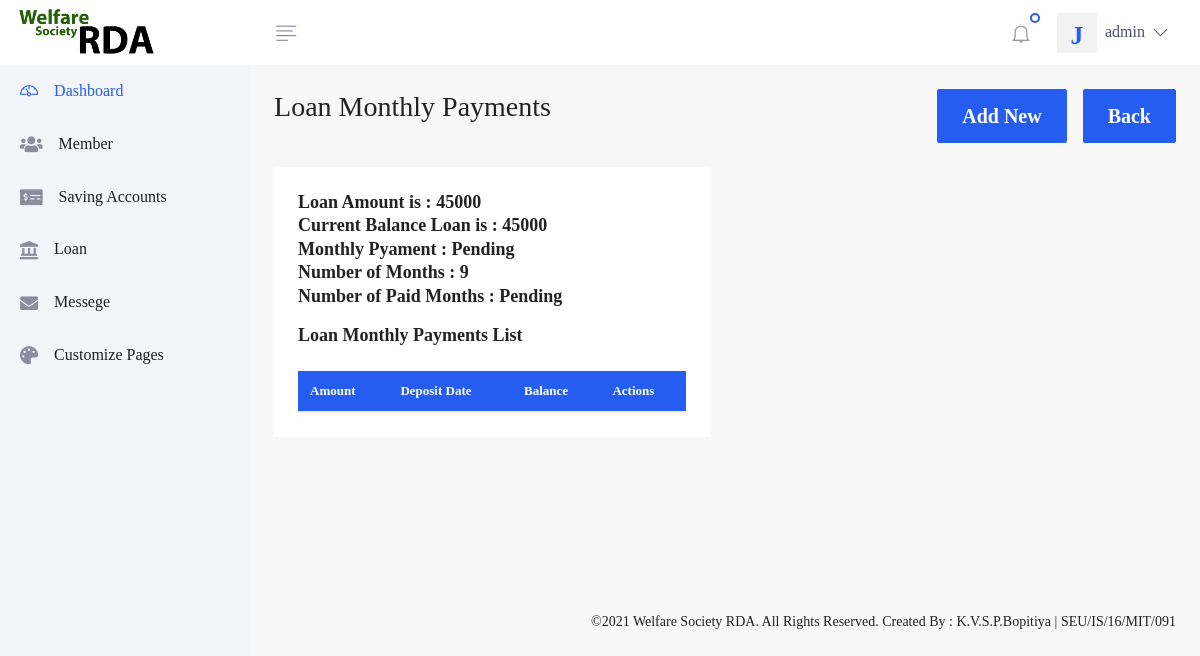
Screenshot of /admin/payments_details.php?loan_id=11 (signed in) with the database file from the repository.
### tables this page shows
CREATE TABLE `loan` (
  `loan_id` int(11) NOT NULL,
  `member_id` int(255) NOT NULL,
  `loan_amount` int(255) NOT NULL,
  `number_of_months` int(255) NOT NULL,
  `signature_image` varchar(255) NOT NULL,
  `status` varchar(255) NOT NULL,
  `trndate` datetime NOT NULL,
  `document` varchar(255) NOT NULL,
  `paysheet` varchar(255) NOT NULL,
  `current_balance` int(255) NOT NULL,
  `monthly_amount` varchar(255) NOT NULL,
  `number_of_paid` varchar(255) NOT NULL
);

### admin/payments_details.php (the view, shortened to what this page needs)
<?php require_once "head.php"; ?>
<link rel="stylesheet" type="text/css" href="csss/style.css">
<main class="main">
    <aside id="sidebar" class="js-custom-scroll side-nav">
        <ul id="sideNav" class="side-nav-menu side-nav-menu-top-level mb-0">
            <li class="side-nav-menu-item active">
                <a class="side-nav-menu-link media align-items-center" href="index.php">
              <span class="side-nav-menu-icon d-flex mr-3">
                <i class="gd-dashboard"></i>
              </span>
                    <span class="side-nav-fadeout-on-closed media-body">Dashboard</span>
                </a>
            </li>
            <li class="side-nav-menu-item">
                <a class="side-nav-menu-link media align-items-center" href="member.php">
              <span class="side-nav-menu-icon d-flex mr-3">
                <i class="fas fa-users"></i>
              </span>
                    <span class="side-nav-fadeout-on-closed media-body">Member</span>
                </a>
            </li>
            <li class="side-nav-menu-item">
                <a class="side-nav-menu-link media align-items-center" href="saving.php">
              <span class="side-nav-menu-icon d-flex mr-3">
                <i class="fas fa-money-check-alt"></i>
              </span>
                    <span class="side-nav-fadeout-on-closed media-body">Saving Accounts</span>
                </a>
            </li>
            <li class="side-nav-menu-item">
                <a class="side-nav-menu-link media align-items-center" href="loan.php">
              <span class="side-nav-menu-icon d-flex mr-3">
               <i class="fas fa-landmark"></i>
              </span>
                    <span class="side-nav-fadeout-on-closed media-body">Loan</span>
                </a>
            </li>
            <li class="side-nav-menu-item">
                <a class="side-nav-menu-link media align-items-center" href="messege.php">
              <span class="side-nav-menu-icon d-flex mr-3">
               <i class="fas fa-envelope"></i>
              </span>
                    <span class="side-nav-fadeout-on-closed media-body">Messege</span>
                </a>
            </li>
            <li class="side-nav-menu-item">
                <a class="side-nav-menu-link media align-items-center" href="custom.php">
              <span class="side-nav-menu-icon d-flex mr-3">
               <i class="fas fa-palette"></i>
              </span>
                    <span class="side-nav-fadeout-on-closed media-body">Customize Pages</span>
                </a>
            </li>
        </ul>
    </aside>
    <div class="content">
        <div class="py-4 px-3 px-md-4">
            <div class="mb-3 mb-md-4 d-flex justify-content-between">
                <div class="h3 mb-0">Loan Monthly Payments</div>
                <div class="h3 mb-0"><button class="btn btn-lg btn-primary" type="button" data-toggle="modal" data-target="#exampleModal" >Add New</button><button class="btn btn-lg btn-primary ml-3" type="button" onclick="window.location.href='loan.php'">Back</button></div>
            </div>
            <div class="row">
                <div class="col-6">
                    <div class="card mb-3 mb-md-4">
                        <div class="card-header">
                            <?php
                            $loan_id = $_REQUEST['loan_id'];
                            $viewquery = " SELECT * FROM loan where loan_id  = '$loan_id' ";
                            $viewresult = mysqli_query($con,$viewquery);
                            $row = mysqli_fetch_assoc($viewresult);
                            ?>
                            <h5 class="font-weight-semi-bold mb-0">Loan Amount is : <?php echo $row['loan_amount']; ?></h5>
                            <h5 class="font-weight-semi-bold mb-0">Current Balance Loan is : <?php echo $row['current_balance']; ?></h5>
                            <h5 class="font-weight-semi-bold mb-0">Monthly Pyament : <?php echo $row['monthly_amount']; ?></h5>
                            <h5 class="font-weight-semi-bold mb-0">Number of Months : <?php echo $row['number_of_months']; ?></h5>
                            <h5 class="font-weight-semi-bold mb-0">Number of Paid Months : <?php echo $row['number_of_paid']; ?></h5>
                            <h5 class="font-weight-semi-bold mb-0 mt-3">Loan Monthly Payments List</h5>
                        </div>
                        <div class="card-body pt-0">
                            <div class="table-responsive-xl">
                                <table class="table text-nowrap mb-0">
                                    <thead class="bg-primary text-white">
                                    <tr>
                                        <th class="font-weight-semi-bold border-top-0 py-2">Amount</th>
                                        <th class="font-weight-semi-bold border-top-0 py-2">Deposit Date</th>
                                        <th class="font-weight-semi-bold border-top-0 py-2">Balance</th>
                                        <th class="font-weight-semi-bold border-top-0 py-2">Actions</th>
                                    </tr>
                                    </thead>
                                </table>
                            </div>
                        </div>
                    </div>
                </div>
            </div>
        </div>
        <footer class="small p-3 px-md-4 mt-auto">
            <div class="row justify-content-between">
                <div class="col-lg text-center text-lg-right">
                    &copy;<script>document.write(new Date().getFullYear());</script> Welfare Society RDA. All Rights Reserved. Created By : K.V.S.P.Bopitiya | SEU/IS/16/MIT/091
                </div>
            </div>
        </footer>
    </div>
</main>
</body>
</html>

### admin/csss/style.css (style rules this page uses)
.main { background: #f8f8f8; padding: 150px 0; }
body { font-size: 13px; line-height: 1.8; color: #222; background: #f8f8f8; font-weight: 400; font-family: Poppins; }

### rows the page displays
loan: loan_amount "45000", current_balance "45000", monthly_amount "Pending", number_of_months "9", number_of_paid "Pending"

### other values shown
$_SESSION['username'] "admin"
